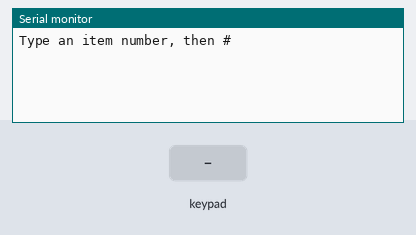
The sketch below on a simulated ESP32. On the bench: the last lines printed to the serial monitor. The test bench sets the inputs (shaded band).

Above: at 1.2 s.
1.3 s: key '1' pressed
At 2.1 s:
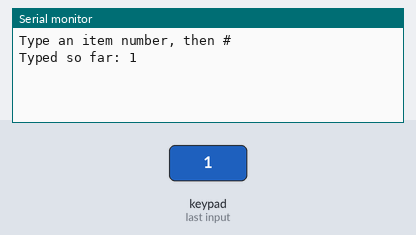
2.8 s: keypad keys 1 3 1 2 1 4 2 7 # pressed 0.4 s apart
At 6.7 s:
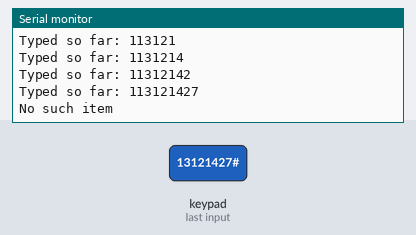
7.9 s: key '#' pressed
At 8.2 s:
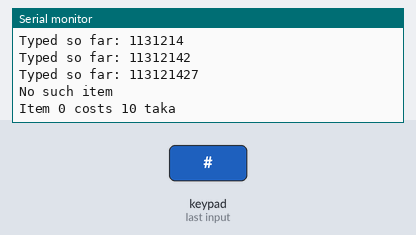
9.4 s: keypad keys 1 3 1 2 1 4 2 7 pressed 0.4 s apart
At 12.7 s:
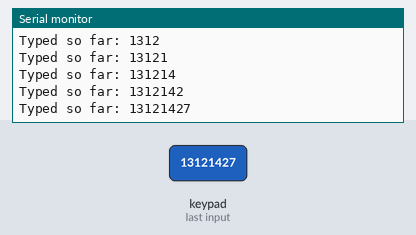
Timing chart, 0 to 14.2 s (numbered marks = the images above; inputs shaded):
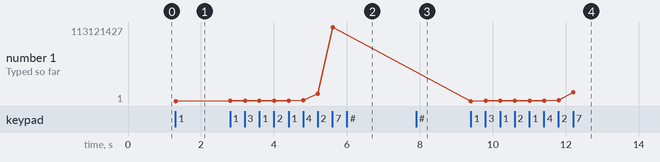

Measured:
- after the input at 1.3 s, the serial monitor: prints a new line at once (image 1)
- after the input at 2.8 s, the serial monitor: prints a new line at once (image 2)
- after the input at 7.9 s, the serial monitor: prints a new line at once (image 3)
- after the input at 9.4 s, the serial monitor: prints a new line at once (image 4)
- plotted number 1: 1 → 113121427 after the input at 2.8 s, 113121427 → 13121427 after the input at 9.4 s

The sketch:

practice_4_bigger_range_check.ino
```cpp
// Chapter 8, Practice 4 - Bigger Range Check
// Only SIZE and the list changed: items 0-7 now exist.

#include <Keypad.h>

const byte ROWS = 4;
const byte COLS = 4;
char keys[ROWS][COLS] = {
  {'1', '2', '3', 'A'},
  {'4', '5', '6', 'B'},
  {'7', '8', '9', 'C'},
  {'*', '0', '#', 'D'}
};
byte rowPins[ROWS] = {13, 12, 14, 27};
byte colPins[COLS] = {26, 25, 33, 32};
Keypad keypad = Keypad(makeKeymap(keys), rowPins, colPins, ROWS, COLS);

const int SIZE = 8;
int prices[SIZE] = {10, 25, 15, 40, 30, 55, 20, 35};   // items 0-7
String typed = "";

void setup() {
  Serial.begin(115200);
  Serial.println("Type an item number, then #");
}

void loop() {
  char key = keypad.getKey();
  if (!key) return;

  if (key >= '0' && key <= '9') {
    typed += key;
    Serial.print("Typed so far: ");
    Serial.println(typed);
  } else if (key == '#') {
    int item = typed.toInt();        // "3" becomes 3
    if (item >= 0 && item < SIZE) {
      Serial.print("Item ");
      Serial.print(item);
      Serial.print(" costs ");
      Serial.print(prices[item]);
      Serial.println(" taka");
    } else {
      Serial.println("No such item");
    }
    typed = "";                      // ready for the next number
  }
}
```
